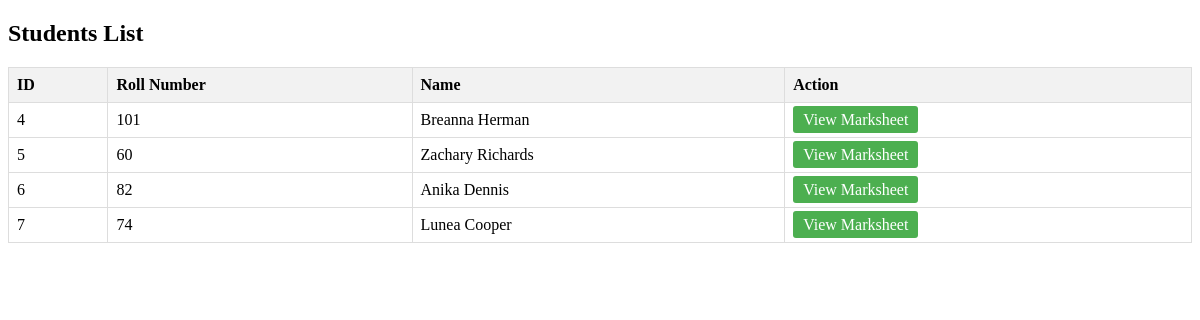
/q34/34list.php, run on an earlier commit of the app's database.
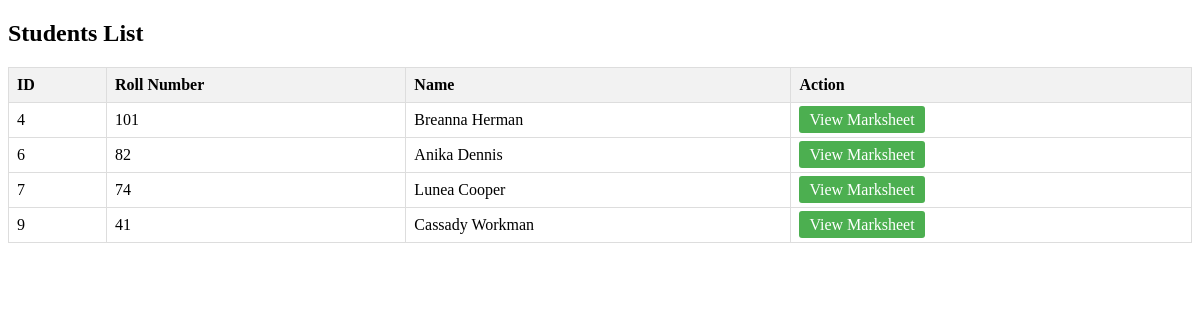
And on a later commit of the database.
### tables this page shows
CREATE TABLE `students` (
  `id` int(11) NOT NULL,
  `name` varchar(255) NOT NULL,
  `course_id` int(11) NOT NULL,
  `fee` decimal(10,2) NOT NULL,
  `rollno` int(11) NOT NULL,
  `phone` varchar(10) NOT NULL,
  `address` text DEFAULT NULL,
  `dob` date NOT NULL,
  `status` tinyint(1) NOT NULL DEFAULT 0,
  `created_at` datetime DEFAULT current_timestamp(),
  `updated_at` datetime DEFAULT NULL ON UPDATE current_timestamp()
);

### q34/34list.php (the view, shortened to what this page needs)
<?php
$conn = new mysqli('localhost', 'root', '', 'q33');
$sql = "SELECT s.id, s.rollno, s.name
        FROM students s";
$result = $conn->query($sql);
?>
<!DOCTYPE html>
<html lang="en">
<head>
</head>
<body>
    <h2>Students List</h2>
    <table>
        <thead>
            <tr>
                <th>ID</th>
                <th>Roll Number</th>
                <th>Name</th>
                <th>Action</th>
            </tr>
        </thead>
        <tbody>
            <?php
            if ($result->num_rows > 0) {
                while ($row = $result->fetch_assoc()) {
                    echo "<tr>
                            <td>{$row['id']}</td>
                            <td>{$row['rollno']}</td>
                            <td>{$row['name']}</td>
                            <td><a href='34marksheet.php?id={$row['id']}' class='btn'>View Marksheet</a></td>
                          </tr>";
                }
            } else {
                echo "<tr><td colspan='4'>No data found</td></tr>";
            }
            ?>
        </tbody>
    </table>
</body>
</html>

What changed in the data, as far as the page shows it:
removed students: id "5", rollno "60", name "Zachary Richards"
added students: id "9", rollno "41", name "Cassady Workman"
